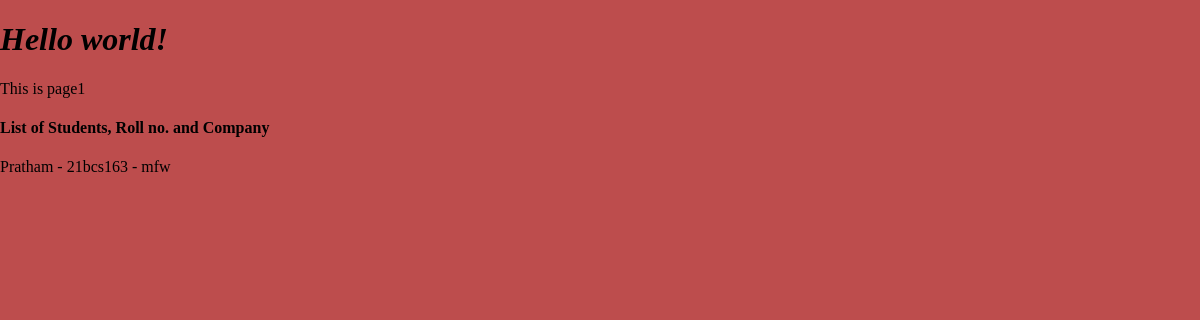
/, run on an earlier commit of the app's database.
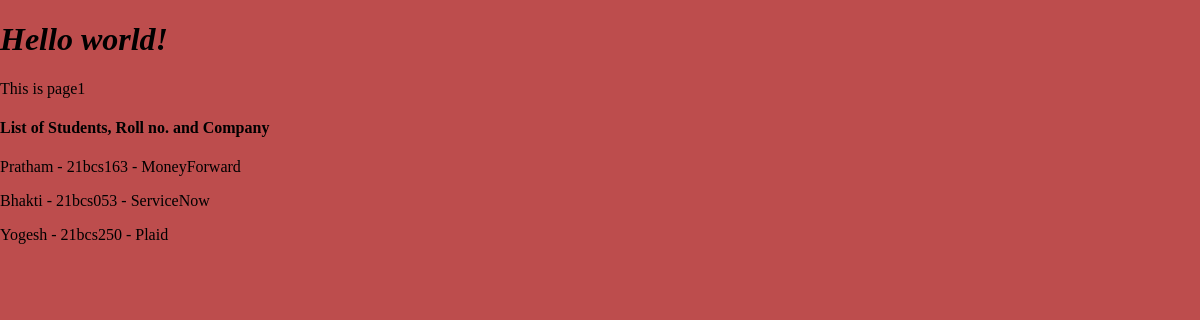
And on a later commit of the database.
### app1/models.py (models this page shows, shortened)
class Student(models.Model):
    name = models.CharField(max_length=50)
    roll = models.CharField(max_length=20, unique=True)
    city = models.CharField(max_length=50)
    marks = models.IntegerField()
    company = models.ForeignKey('Company', on_delete=models.CASCADE, null=True, blank=True)

class Company(models.Model):
    name = models.CharField(max_length=50, unique=True)
    number_of_emp = models.IntegerField()
    logo = models.ImageField(upload_to='images/logo/', null=True, blank=True)

### app1/views.py (the view)
# urls.py: path('', views.home, name='home'),
def home(request):
    students = Student.objects.all()
    context = {
        'students': students
    }
    return render(request, 'page1.html', context)

### app1/templates/page1.html (shortened to what this page needs)
{% load static %}
<!DOCTYPE html>
<html lang="en">
<link rel="stylesheet" type="text/css" href="{% static 'app1/page1.css' %}">
<head>
</head>
<body>
    <h1 class="hello">Hello world!</h1>
    <p>This is page1</p>
    <h4 className="list-detail">List of Students, Roll no. and Company</h4>
    {% for s in students %}
        <p>{{ s.name }} - {{ s.roll }} - {{ s.company.name }}</p>
    {% endfor %}
</body>
</html>

### staticfiles/app1/page1.css (style rules this page uses)
body { background-color: #bd4d4d; margin: 0; padding: 0; }
.hello { color: 20px; font-style: italic; }

What changed in the data, as far as the page shows it:
changed through a linked row, Student "Pratham": company.name "mfw" → "MoneyForward"
added Student: name "Bhakti", roll "21bcs053", company.name "ServiceNow"
added Student: name "Yogesh", roll "21bcs250", company.name "Plaid"
